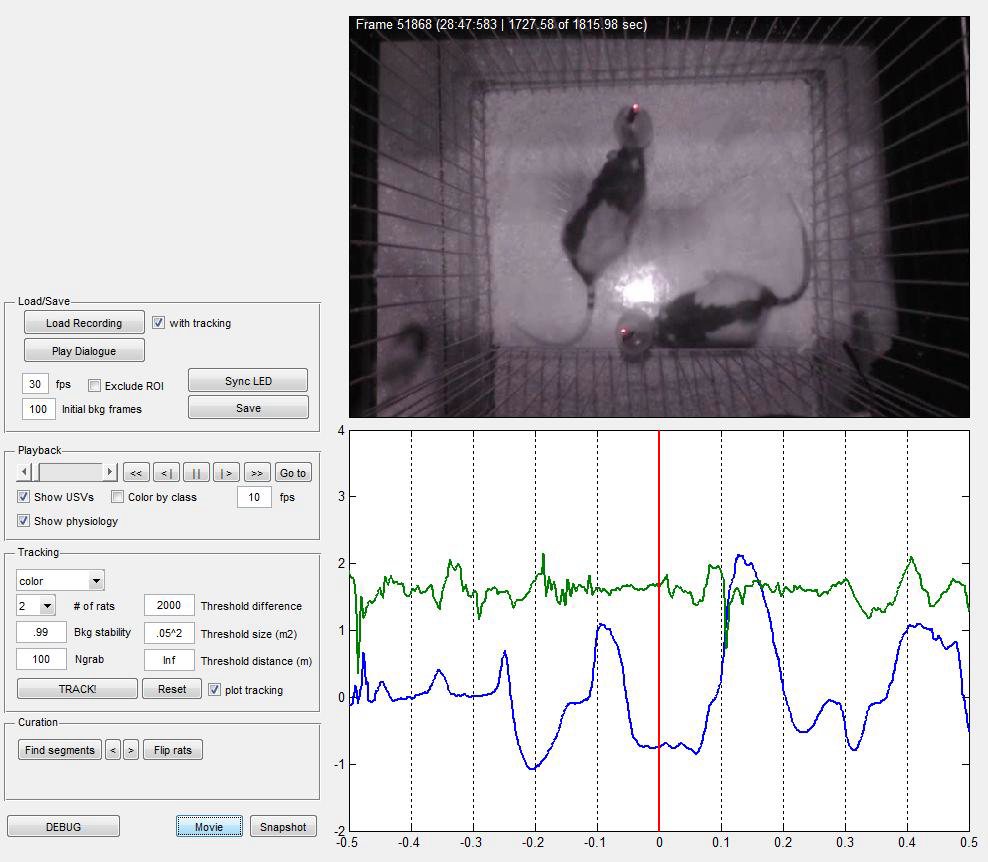
#> input picture Atividade01/ratas/ratas0001.png, 988 x 862 px
$ jupyter execute --allow-errors MoisesAlves_Desafio04_NumPy.ipynb   (older library calls are emulated)
#> lines starting #> are read from the running program, lines starting #| are printed output that depends on the picture; pictures that were not available may be replaced by others from this repository, and a replacement may not be noted
#### Grupo:

- Francisco Lucas Galdino da Silva,
- Moisés da Rocha Alves,
- Paulo Vitor de Queiroz Ferreira.

<hr/>

Pode fazer download do notebook do desafio e da pasta `ratas` e trabalhar no seu notebook favorito (Deepnote, Colab, Jupyter Notebook...)

Entregue sua solução em formato notebook (.ipynb), com seu nome no começo (por exemplo: `DiegoLaplagne_Desafio04_NumPy.ipynb`) seguindo o link:
> https://www.dropbox.com/request/8MrRpKE3GhqwF9QJwZUb

## Desafio 4: Edição de vídeo com NumPy
As imagens 'ratas0001.png', 'ratas0002.png', ... contém frames de um vídeo de comportamento de ratos. As imagens são coloridas (RGB), portanto cada uma pode ser representada por um array de 3 dimensões, onde a terceira tem longitude 3.

[cell 1]
import matplotlib.pyplot as plt
import numpy as np

1. Carregue uma das imagens (`plt.imread()`) e confira que a variável criada é um ndarray. Quantas dimensões tem o array? Qual o tamanho de cada dimensão?
Use a função `plt.imshow()` para visualizar o array como imagem.

**Resposta:** o output gerado pelo print mostra que a variável que contém a imagem lida é um ndarray com 3 dimensões, com tamanhos (862, 988, 3).

[cell 2]
uma_imagem = plt.imread('ratas/ratas0001.png')
#> uma_imagem is the input picture: shape (862, 988, 3) float32; mean R, G, B 0.751, 0.742, 0.753

plt.imshow(uma_imagem)
print(type(uma_imagem), uma_imagem.shape, uma_imagem.ndim, uma_imagem.dtype)
#| <class 'numpy.ndarray'> (862, 988, 3) 3 float32
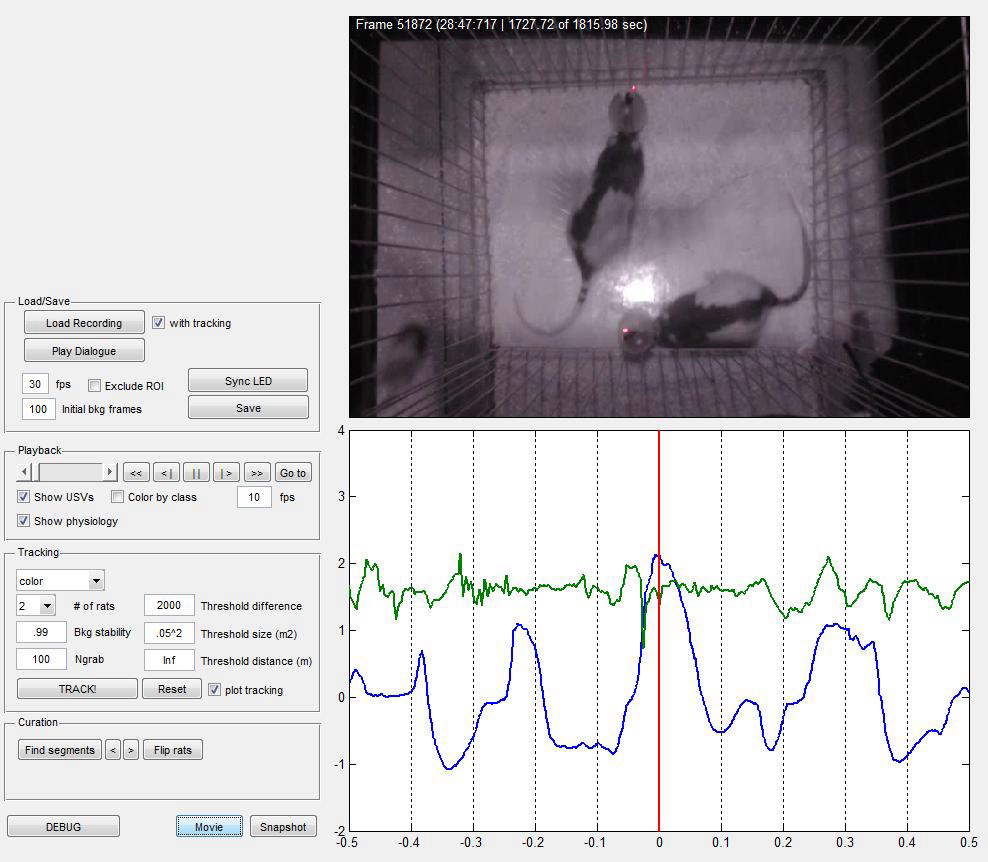
#> input picture Atividade01/ratas/ratas0005.png, 988 x 862 px
#> further down, frame is the input picture: shape (862, 988, 3) float32; mean R, G, B 0.752, 0.743, 0.753

2. Carregue as imagens **5 a 24** em um ndarray de **4 dimensões**.
Um jeito possível é:
- Crie primeiro um ndarray de zeros (`np.zeros()`) com as dimensões finais esperadas (quais seriam?) e chame esse array de `video`.
- Programe um loop que carregue cada imagem (`plt.imread()`) e coloque ela no lugar certo do array `video`.
***
Para conseguir gerar os nomes das imagens a serem carregadas, vão precisar usar algum método para formatar números em strings e fazer 'zero padding'. Tem varios jeitos de fazer isso. Eu gosto de f'{}' ("F Strings")
https://pythonacademy.com.br/blog/f-strings-no-python#utilizando-formatadores-especiais

[cell 3]
uma_imagem = plt.imread('ratas/ratas0001.png')
imagemInicial = 5
imagemFinal = 24
video = np.zeros(uma_imagem[:,:,:,np.newaxis].shape)
#> (the rest of this cell did not finish here and is left out)

[cell 4]
# Quem tiver dificuldade em carregar as imagens pode carregar um array 'video' já pronto (e perder algum pontinho de nota, claro!)
# video = np.load('ratas/video.npy')

## Abajo el Loop!
> A partir daqui não pode usar mais loops. Tem Universal Functions para todas suas necesidades.
Cada loop perde um ponto na nota!

Podem ir conferindo que as imagens vão ficando do jeito desejado usando, por exemplo, `plt.imshow()`

2. A partir do array `video`, crie um array novo chamado `videito` incluindo só o canto das imagens onde tem os ratos.

**Resposta:** Nota-se que o vídeo só onde tem os ratos está aproximadamente contido no intervalo de pixels de x = [17, 417] e y = [349, 969]. Separaremos este espaço no vídeo.

[cell 5]
videito = video[17:418, 349:970, :, :]

# Dados do array
print(type(videito), videito.shape, videito.ndim, videito.dtype)
#| <class 'numpy.ndarray'> (401, 621, 3, 5) 4 float64

# Mostra frame específico da array do vídeo recortada
#> (the rest of this cell did not finish here and is left out)

3. Crie um novo array chamado `videito_gray` com a versão em tons de cinza de `videito`. Cada frame da nova versão será a media das camadas R, G e B de cada frame original (`np.mean()`).
***
Nota: para fazer à função `imshow()` usar tons de cinza para representar arrays de 2 dimensões, usar o parámetro `cmap='gray'`

[cell 6]
videito_gray = np.mean(videito, axis=2)

# Dados do array
print(type(videito_gray), videito_gray.shape, videito_gray.ndim, videito_gray.dtype)
#| <class 'numpy.ndarray'> (401, 621, 5) 3 float64

# Mostra frame específico da array em tons de cinza
#> (the rest of this cell did not finish here and is left out)

4. Copie o `videito_gray` para um novo nd array chamado `videito_claro` (`.copy()`). Multiplique todos os valores de videito_claro por 2 e, na sequencia, subtitua todos os valores maiores do que 1 pelo valor 1 (um jeito é lembrar de boolean masks). Desse jeito você aumentou a luminosidade do vídeo.

[cell 7]
videito_claro = 2*videito_gray.copy()

booleanmask = videito_claro > 1
videito_claro[booleanmask] = 1

# Dados do array
print(type(videito_claro), videito_claro.shape, videito_claro.ndim, videito_claro.dtype)
#| <class 'numpy.ndarray'> (401, 621, 5) 3 float64

# Mostra frame específico da array com luminosidade aumentada
plt.imshow(videito_claro[:,:,2], cmap = 'gray')
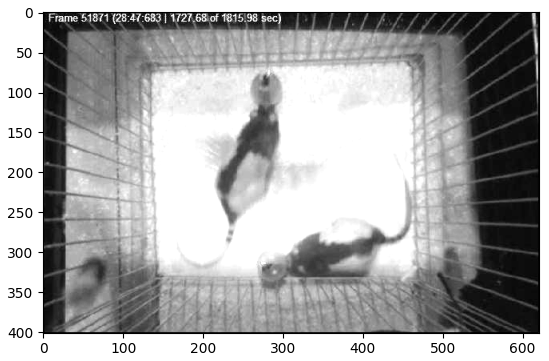
#> figure drawn by matplotlib, 1 panel

5. Completamente opcional: exporte um arquivo de video a partir do array `videito_gray`. Vai ter que pesquisar na net com quais modules para python pode criar arquivos de video. Boa sorte!
(OK PODE USAR UM LOOP!)

**Resposta:** utilizei o módulo opencv2 para python.

[cell 8]
import cv2

height, width, frames = videito_gray.shape
#> height = 401; width = 621; frames = 5
size = (width,height)
#> size = (621, 401)
fps = 10

out = cv2.VideoWriter('ratos.mp4', cv2.VideoWriter_fourcc(*'mp4v'), fps, size)

for i in range(frames):
    gray = cv2.normalize(videito_gray[:,:,i], None, 255, 0, norm_type=cv2.NORM_MINMAX, dtype=cv2.CV_8U)
    gray_3c = cv2.merge([gray, gray, gray])
    out.write(gray_3c)
#> this loop made 5 passes
#> pass 2, `gray = cv2.normalize(videito_gray[:,:,i], None, 255, 0, norm_type=cv2...`:
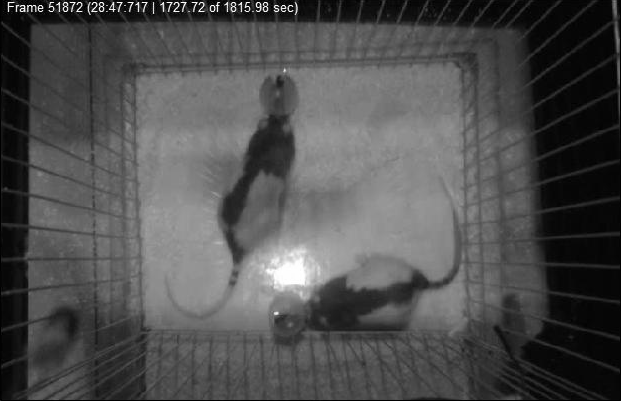
#> gray: shape (401, 621); min 0, max 255, mean 78.8
out.release()
